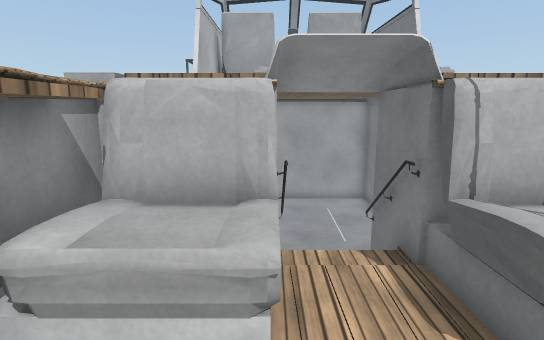
view 1 (above)

14 first-person views from a walk through a 3-D level made in the Unity game engine. The camera is 1.4 m above the floor, tilts 10° down and sees 80° across. The floor is counted in squares, 0.5 m on a side. Each view is taken from the middle of a square. On the plan, view 1 faces up. The plan holds only what a view shows up to about 20 squares ahead; the rest is blank. The place goes on beyond the plan. Surface patterns are stand-ins for the level's own textures.

view 2
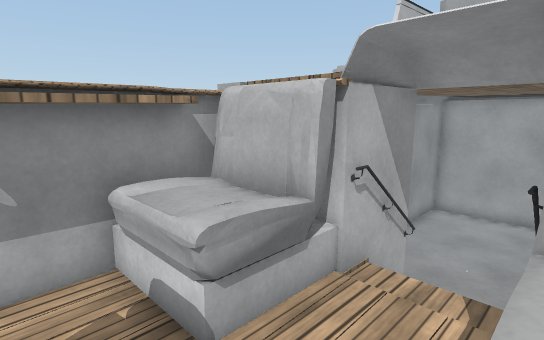

view 3
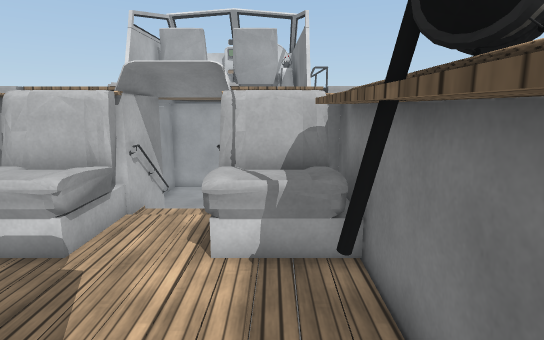

view 4
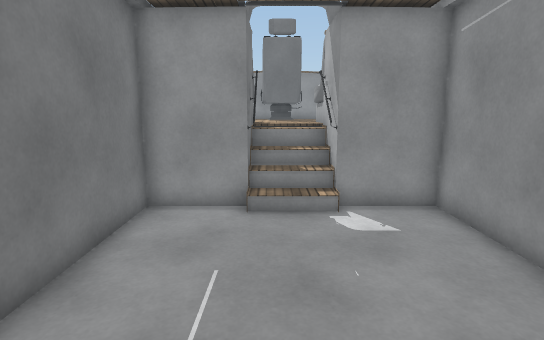

view 5
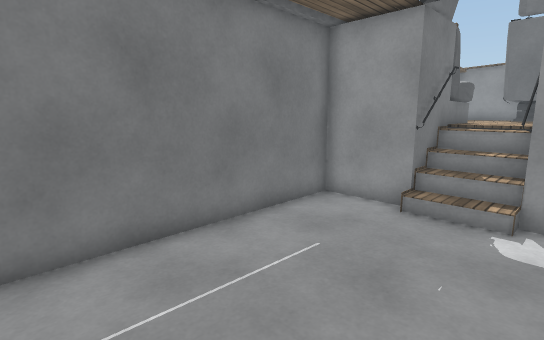

view 6
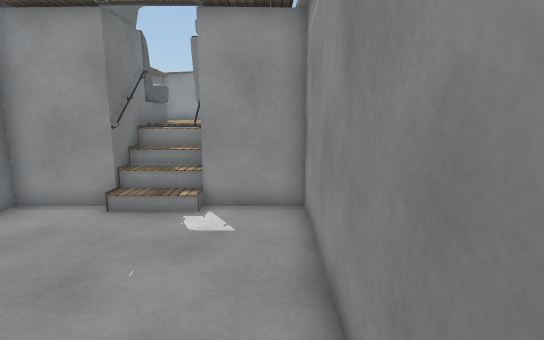

view 7
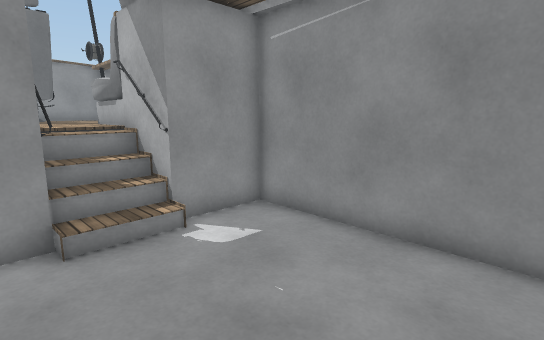

view 8
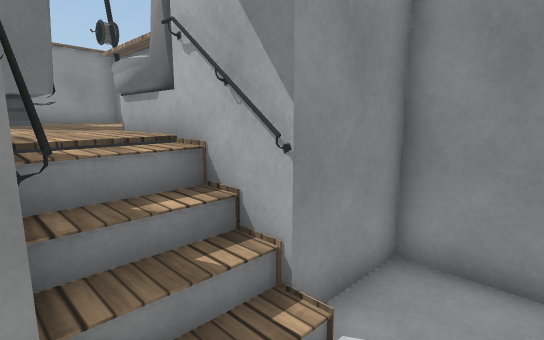

view 9
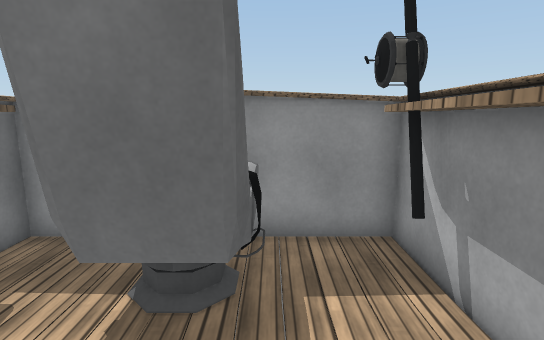

view 10
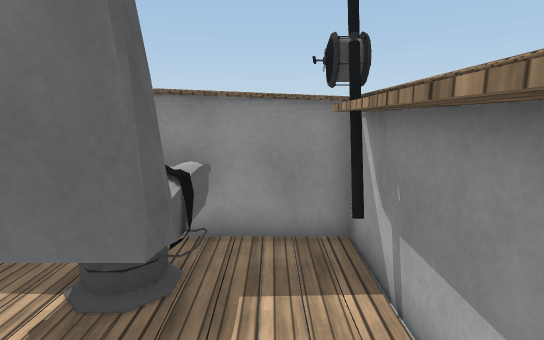

view 11
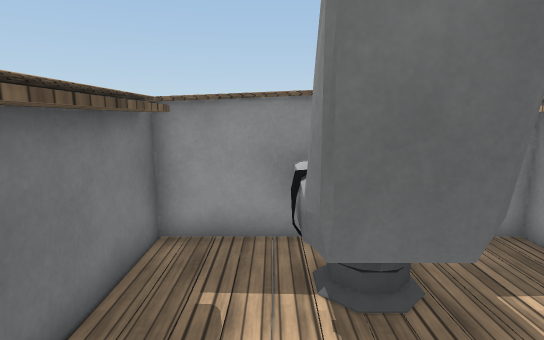

view 12
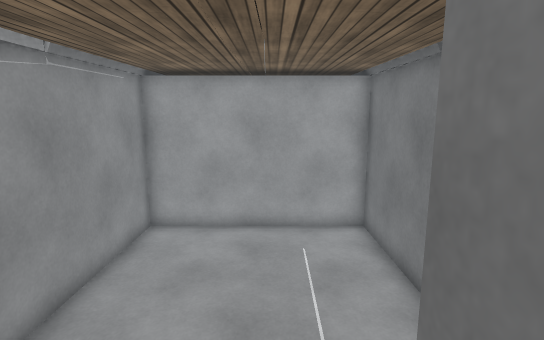

view 13
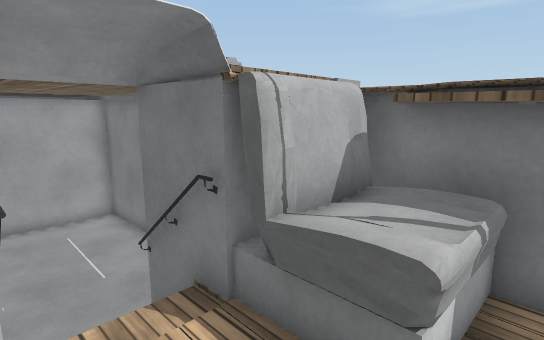

view 14
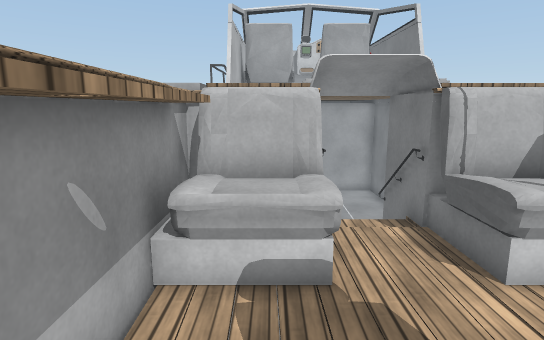

### Floor plan
Key: @ floor where view 1 was taken; # wall or solid block; . main floor; : floor 1.25 m higher than the main floor; / step, stairs or slope; = window, fence, low wall or low ledge; ^ raised ledge.
Columns run from 3 left of view 1 to 6 right of it. Each row starts with its distance up from view 1.
 19 ##########
 18 #........#
 17 #........#
 16 #........#
 15 #........#
 14 #........#
 13 #........#
 12 #........#
 11 #........#
 10 #........#
  9 #..///...#
  8 ####//####
  7    #//#
  6  ###::#  ^
  5 ####::###^
  4 ^^^^::^^^^
  3 ^^^^::^^^^
  2 ^^::::::^^
  1 ^^::::::^^
  0 ^^:@::  ##
 -1 ^^:#### ^^
 -2 ^^:####:^^
 -3 ^^:^^^=:^^
 -4 ##:^^^=:^#
 -5 #######^^#

Positions as (right, up) in squares from view 1, and headings:
1: (0, 0), facing up
2: (3, 1), facing up-left
3: (4, -3), facing up
4: (2, 18), facing down
5: (-1, 18), facing down-right
6: (-2, 18), facing down
7: (4, 16), facing down-left
8: (3, 11), facing down-left
9: (0, 2), facing down
10: (-1, 2), facing down
11: (3, 2), facing down
12: (2, 7), facing up
13: (0, 2), facing up-right
14: (-1, -2), facing up
